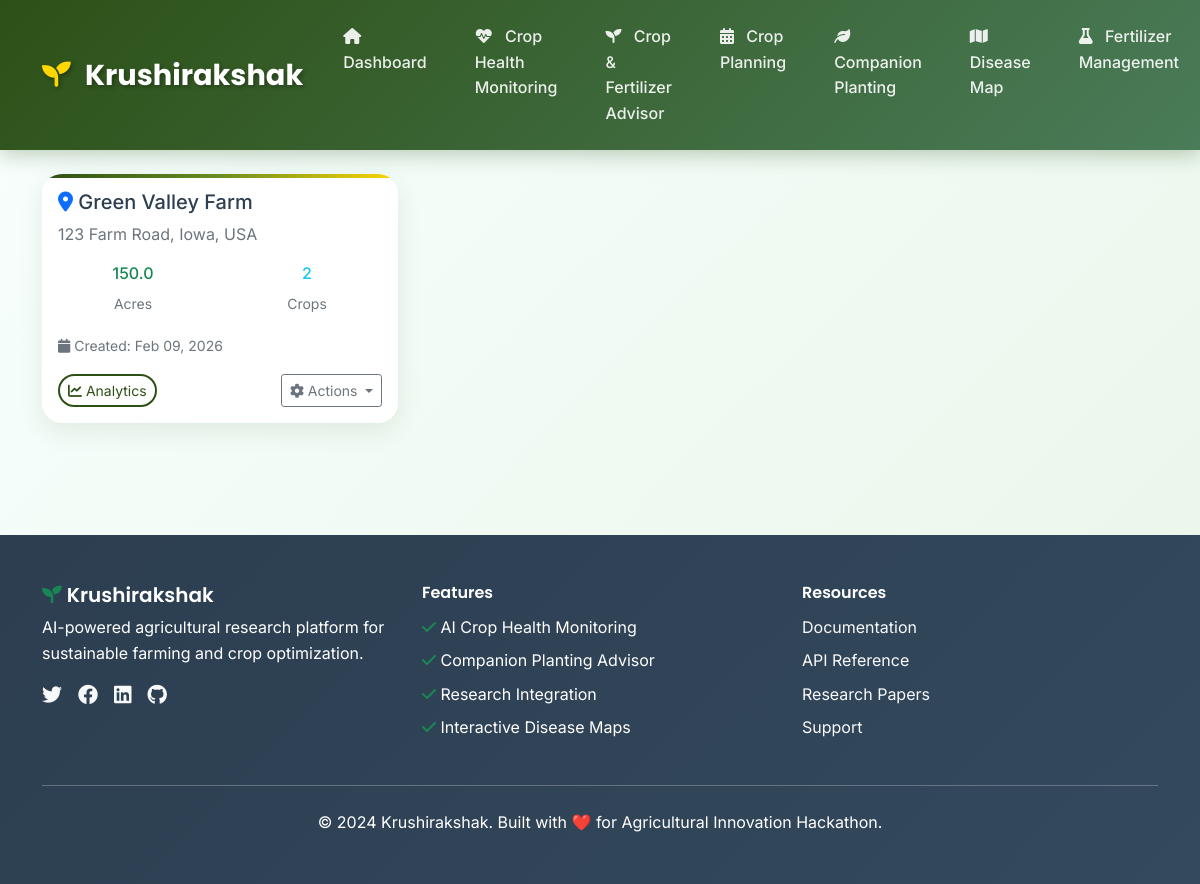
The page /farms/ (signed in) on the database its author committed.
### core/models.py (models this page shows, shortened)
class Farm(models.Model):
    farmer = models.ForeignKey(User, on_delete=models.CASCADE)
    name = models.CharField(max_length=200)
    latitude = models.FloatField()
    longitude = models.FloatField()
    size_acres = models.FloatField()
    address = models.TextField()
    created_at = models.DateTimeField(auto_now_add=True)

### core/views.py (the view)
# urls.py: path('farms/', views.farm_list, name='farm_list'),
def farm_list(request):
    if not request.user.is_authenticated:
        messages.info(request, 'Please login to view your farms.')
        return redirect('login')
    farms = Farm.objects.filter(farmer=request.user)
    return render(request, 'core/farm_list.html', {'farms': farms})

### templates/core/farm_list.html (shortened to what this page needs)
{% extends 'base.html' %}
{% block content %}
<div class="container py-4">
    <div class="row">
        <div class="col-12">
            <div class="d-flex justify-content-between align-items-center mb-4">
                <h2><i class="fas fa-tractor text-success"></i> My Farms</h2>
                <a href="{% url 'farm_create' %}" class="btn btn-success">
                    <i class="fas fa-plus"></i> Add New Farm
                </a>
            </div>
        </div>
    </div>
    {% if farms %}
        <div class="row">
            {% for farm in farms %}
            <div class="col-lg-4 col-md-6 mb-4">
                <div class="card h-100">
                    <div class="card-body">
                        <h5 class="card-title">
                            <i class="fas fa-map-marker-alt text-primary"></i> {{ farm.name }}
                        </h5>
                        <p class="card-text text-muted">{{ farm.address }}</p>
                        <div class="row text-center mb-3">
                            <div class="col-6">
                                <h6 class="text-success">{{ farm.size_acres }}</h6>
                                <small class="text-muted">Acres</small>
                            </div>
                            <div class="col-6">
                                <h6 class="text-info">{{ farm.crops.count }}</h6>
                                <small class="text-muted">Crops</small>
                            </div>
                        </div>
                        <div class="mb-3">
                            <small class="text-muted">
                                <i class="fas fa-calendar"></i> Created: {{ farm.created_at|date:"M d, Y" }}
                            </small>
                        </div>
                        <div class="d-flex justify-content-between">
                            <a href="{% url 'farm_analytics' farm.id %}" class="btn btn-outline-primary btn-sm">
                                <i class="fas fa-chart-line"></i> Analytics
                            </a>
                            <div class="btn-group">
                                <button class="btn btn-outline-secondary btn-sm dropdown-toggle" data-bs-toggle="dropdown">
                                    <i class="fas fa-cog"></i> Actions
                                </button>
                            </div>
                        </div>
                    </div>
                </div>
            </div>
            {% endfor %}
        </div>
    {% endif %}
</div>
{% endblock %}

### templates/base.html (style rules this page uses)
:root { --primary-green: #2d5016; --secondary-green: #4a7c59; --accent-green: #6b8e23; --light-green: #90ee90; --earth-brown: #8b4513; --sky-blue: #87ceeb; --sunshine-yellow: #ffd700; --harvest-orange: #ff8c00; --text-dark: #2c3e50; --text-light: #7f8c8d; --bg-light: #f8fffe; --card-shadow: 0 8px 25px rgba(45, 80, 22, 0.1); --hover-shadow: 0 12px 35px rgba(45, 80, 22, 0.15); }
* { margin: 0; padding: 0; box-sizing: border-box; }
body { font-family: 'Inter', sans-serif; background: linear-gradient(135deg, #f8fffe 0%, #e8f5e8 100%); color: var(--text-dark); line-height: 1.6; }
.card { border: none; border-radius: 20px; box-shadow: var(--card-shadow); transition: all 0.4s ease; background: white; overflow: hidden; position: relative; }
.card::before { content: ''; position: absolute; top: 0; left: 0; right: 0; height: 4px; background: linear-gradient(90deg, var(--primary-green), var(--accent-green), var(--sunshine-yellow)); }
.btn-success { background: linear-gradient(135deg, var(--accent-green), #7cb342); border: none; border-radius: 25px; transition: all 0.3s ease; }
.btn-outline-primary { border: 2px solid var(--primary-green); color: var(--primary-green); border-radius: 25px; transition: all 0.3s ease; }

### rows shown on the page
Farm: name "Green Valley Farm", address "123 Farm Road, Iowa, USA", size_acres "150.0", crops.count "2", created_at "Feb 09, 2026"
